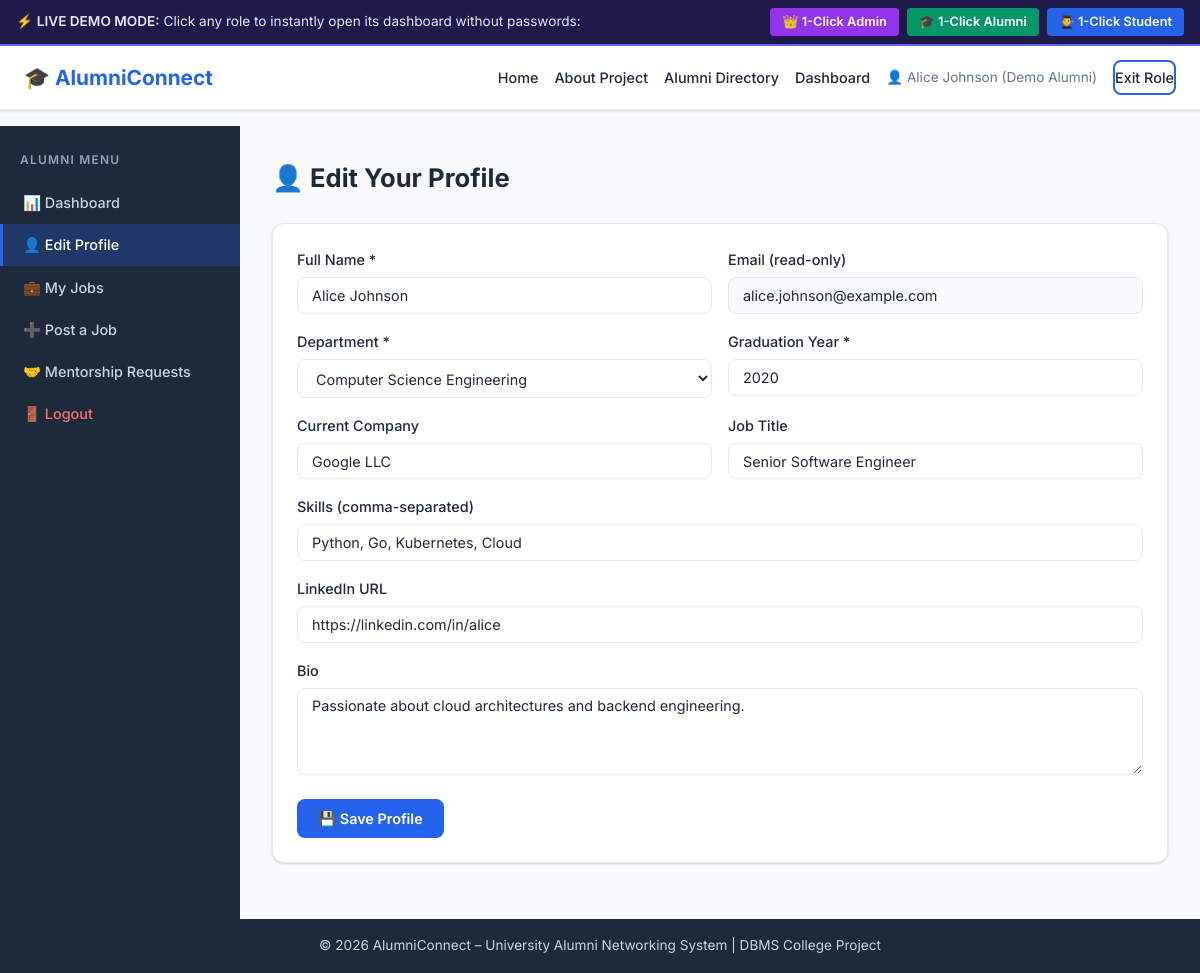
/alumni/profile, run on the app's committed database.
### tables this page shows
CREATE TABLE Users (
        user_id        INTEGER PRIMARY KEY AUTOINCREMENT,
        full_name      TEXT NOT NULL,
        email          TEXT NOT NULL UNIQUE,
        password_hash  TEXT NOT NULL,
        role           TEXT NOT NULL CHECK(role IN ('admin', 'alumni', 'student')),
        account_status TEXT NOT NULL DEFAULT 'pending' CHECK(account_status IN ('pending', 'approved', 'rejected')),
        created_at     TIMESTAMP DEFAULT CURRENT_TIMESTAMP
    );

CREATE TABLE Alumni (
        alumni_id       INTEGER PRIMARY KEY AUTOINCREMENT,
        user_id         INTEGER NOT NULL UNIQUE,
        department_id   INTEGER NOT NULL,
        graduation_year INTEGER NOT NULL,
        current_company TEXT,
        job_title       TEXT,
        skills          TEXT,
        linkedin_url    TEXT,
        bio             TEXT,
        FOREIGN KEY (user_id) REFERENCES Users(user_id) ON DELETE CASCADE,
        FOREIGN KEY (department_id) REFERENCES Department(department_id)
    );

CREATE TABLE Department (
        department_id   INTEGER PRIMARY KEY AUTOINCREMENT,
        department_name TEXT NOT NULL UNIQUE
    );

### routes/alumni.py (the view, shortened to what this page needs)
@alumni_bp.route('/profile', methods=['GET', 'POST'])
@alumni_required
def edit_profile():
    profile = get_alumni_profile(session['user_id'])
    departments = execute_query("SELECT * FROM Department ORDER BY department_name", fetch=True) or []
    user = execute_query("SELECT full_name, email FROM Users WHERE user_id=%s", (session['user_id'],), fetchone=True)
    return render_template('alumni/edit_profile.html', profile=profile, departments=departments, user=user or {'full_name': 'Alice Johnson', 'email': 'alice@example.com'})

### database/db_connection.py (called while the page is built, shortened)
def get_sqlite_connection():
    conn = sqlite3.connect(SQLITE_DB_PATH)
    conn.row_factory = sqlite3.Row
    conn.execute("PRAGMA foreign_keys = ON;")
    return conn

def get_db_connection():
    global USE_SQLITE
    return get_sqlite_connection()

### routes/alumni.py (called while the page is built)
def alumni_required(f):
    @wraps(f)
    def decorated(*args, **kwargs):
        if 'user_id' not in session or session.get('role') != 'alumni':
            session['user_id'] = 2
            session['full_name'] = 'Alice Johnson (Demo Alumni)'
            session['role'] = 'alumni'
            session['email'] = 'alice.johnson@example.com'
        return f(*args, **kwargs)
    return decorated

def get_alumni_profile(user_id):
    row = execute_query("SELECT * FROM Alumni WHERE user_id=%s", (user_id,), fetchone=True)
    if not row:
        row = execute_query("SELECT * FROM Alumni LIMIT 1", fetchone=True)
    return row

### templates/alumni/edit_profile.html (shortened to what this page needs)
{% extends "base.html" %}
{% block content %}
<div class="dashboard-layout">
    <aside class="sidebar">
        <h3 class="sidebar-title">Alumni Menu</h3>
        <ul class="sidebar-menu">
            <li><a href="{{ url_for('alumni.dashboard') }}">📊 Dashboard</a></li>
            <li><a href="{{ url_for('alumni.edit_profile') }}" class="active">👤 Edit Profile</a></li>
            <li><a href="{{ url_for('alumni.my_jobs') }}">💼 My Jobs</a></li>
            <li><a href="{{ url_for('alumni.add_job') }}">➕ Post a Job</a></li>
            <li><a href="{{ url_for('alumni.mentorship_requests') }}">🤝 Mentorship Requests</a></li>
            <li><a href="{{ url_for('auth.logout') }}" class="logout-link">🚪 Logout</a></li>
        </ul>
    </aside>
    <div class="dashboard-main">
        <div class="dashboard-header">
            <h1>👤 Edit Your Profile</h1>
        </div>
        <div class="section-card">
            <form method="POST" action="{{ url_for('alumni.edit_profile') }}">
                <div class="form-row">
                    <div class="form-group">
                        <label>Full Name *</label>
                        <input type="text" name="full_name" value="{{ user.full_name }}" required>
                    </div>
                    <div class="form-group">
                        <label>Email (read-only)</label>
                        <input type="email" value="{{ user.email }}" disabled>
                    </div>
                </div>
                <div class="form-row">
                    <div class="form-group">
                        <label>Department *</label>
                        <select name="department_id" required>
                            {% for d in departments %}
                            <option value="{{ d.department_id }}" {% if profile and d.department_id == profile.department_id %}selected{% endif %}>{{ d.department_name }}</option>
                            {% endfor %}
                        </select>
                    </div>
                    <div class="form-group">
                        <label>Graduation Year *</label>
                        <input type="number" name="graduation_year" min="1990" max="2030"
                               value="{{ profile.graduation_year if profile else '' }}" required>
                    </div>
                </div>
                <div class="form-row">
                    <div class="form-group">
                        <label>Current Company</label>
                        <input type="text" name="current_company" value="{{ profile.current_company or '' }}" placeholder="e.g. Google">
                    </div>
                    <div class="form-group">
                        <label>Job Title</label>
                        <input type="text" name="job_title" value="{{ profile.job_title or '' }}" placeholder="e.g. Software Engineer">
                    </div>
                </div>
                <div class="form-group">
                    <label>Skills (comma-separated)</label>
                    <input type="text" name="skills" value="{{ profile.skills or '' }}" placeholder="Python, SQL, Machine Learning">
                </div>
                <div class="form-group">
                    <label>LinkedIn URL</label>
                    <input type="url" name="linkedin_url" value="{{ profile.linkedin_url or '' }}" placeholder="https://linkedin.com/in/yourname">
                </div>
                <div class="form-group">
                    <label>Bio</label>
                    <textarea name="bio" rows="4" placeholder="Tell students about yourself...">{{ profile.bio or '' }}</textarea>
                </div>
                <button type="submit" class="btn">💾 Save Profile</button>
            </form>
        </div>
    </div>
</div>
{% endblock %}

### static/css/style.css (style rules this page uses)
:root { --primary: #2563eb; --primary-dk: #1d4ed8; --secondary: #7c3aed; --success: #16a34a; --warning: #d97706; --danger: #dc2626; --info: #0891b2; --teal: #0f766e; --bg: #f8fafc; --surface: #ffffff; --border: #e2e8f0; --text: #1e293b; --text-muted: #64748b; --sidebar-bg: #1e293b; --sidebar-text: #cbd5e1; --radius: 8px; --radius-lg: 12px; --shadow: 0 1px 3px rgba(0,0,0,.1), 0 1px 2px rgba(0,0,0,.06); --shadow-md: 0 4px 6px rgba(0,0,0,.07), 0 2px 4px rgba(0,0,0,.06); --shadow-lg: 0 10px 15px rgba(0,0,0,.1), 0 4px 6px rgba(0,0,0,.05); }
*, *::before, *::after { box-sizing: border-box; margin: 0; padding: 0; }
html { font-size: 16px; scroll-behavior: smooth; }
body { font-family: 'Inter', system-ui, -apple-system, sans-serif; background: var(--bg); color: var(--text); line-height: 1.6; min-height: 100vh; display: flex; flex-direction: column; }
a { color: var(--primary); text-decoration: none; }
textarea, input, select, button { font-family: inherit; }
.btn { display: inline-flex; align-items: center; gap: 0.4rem; padding: 0.55rem 1.2rem; background: var(--primary); color: #fff; border: 2px solid var(--primary); border-radius: var(--radius); font-weight: 600; font-size: 0.9rem; cursor: pointer; transition: background .2s, color .2s, transform .1s; }
.dashboard-layout { display: flex; min-height: calc(100vh - 65px); }
.sidebar { width: 240px; min-height: 100%; flex-shrink: 0; background: var(--sidebar-bg); padding: 1.5rem 0; }
.sidebar-title { color: #94a3b8; font-size: 0.75rem; text-transform: uppercase; letter-spacing: 0.1em; font-weight: 600; padding: 0 1.25rem; margin-bottom: 0.75rem; }
.sidebar-menu { list-style: none; }
.sidebar-menu li a { display: block; padding: 0.6rem 1.25rem; color: var(--sidebar-text); font-weight: 500; font-size: 0.9rem; border-left: 3px solid transparent; transition: background .15s, border-color .15s; }
.sidebar-menu li a.active { background: rgba(37,99,235,.25); border-color: var(--primary); color: #fff; }
.sidebar-menu li a.logout-link { color: #f87171; }
.dashboard-main { flex: 1; padding: 2rem; overflow-y: auto; }
.dashboard-header { display: flex; align-items: center; justify-content: space-between; margin-bottom: 1.5rem; gap: 1rem; flex-wrap: wrap; }
.dashboard-header h1 { font-size: 1.6rem; font-weight: 700; }
.section-card { background: var(--surface); border-radius: var(--radius-lg); padding: 1.5rem; box-shadow: var(--shadow); margin-bottom: 1.5rem; border: 1px solid var(--border); }
.form-group { margin-bottom: 1rem; }
.form-group label { display: block; margin-bottom: 0.375rem; font-weight: 500; font-size: 0.9rem; }
.form-group input, .form-group select, .form-group textarea { width: 100%; padding: 0.55rem 0.875rem; border: 1.5px solid var(--border); border-radius: var(--radius); font-size: 0.9rem; color: var(--text); background: var(--surface); transition: border-color .2s; }
.form-group input:disabled { background: var(--bg); cursor: not-allowed; }
.form-row { display: grid; grid-template-columns: repeat(auto-fit, minmax(220px, 1fr)); gap: 1rem; }

### data on the page
Users: full_name "Alice Johnson", email "alice.johnson@example.com"
Alumni: department_id "Computer Science Engineering", graduation_year "2020", current_company "Google LLC", job_title "Senior Software Engineer", skills "Python, Go, Kubernetes, Cloud", linkedin_url "https://linkedin.com/in/alice", bio "Passionate about cloud architectures and backend engineering."

### other printed values
{{ session.get('full_name', 'Guest') }} "Alice Johnson (Demo Alumni)"
